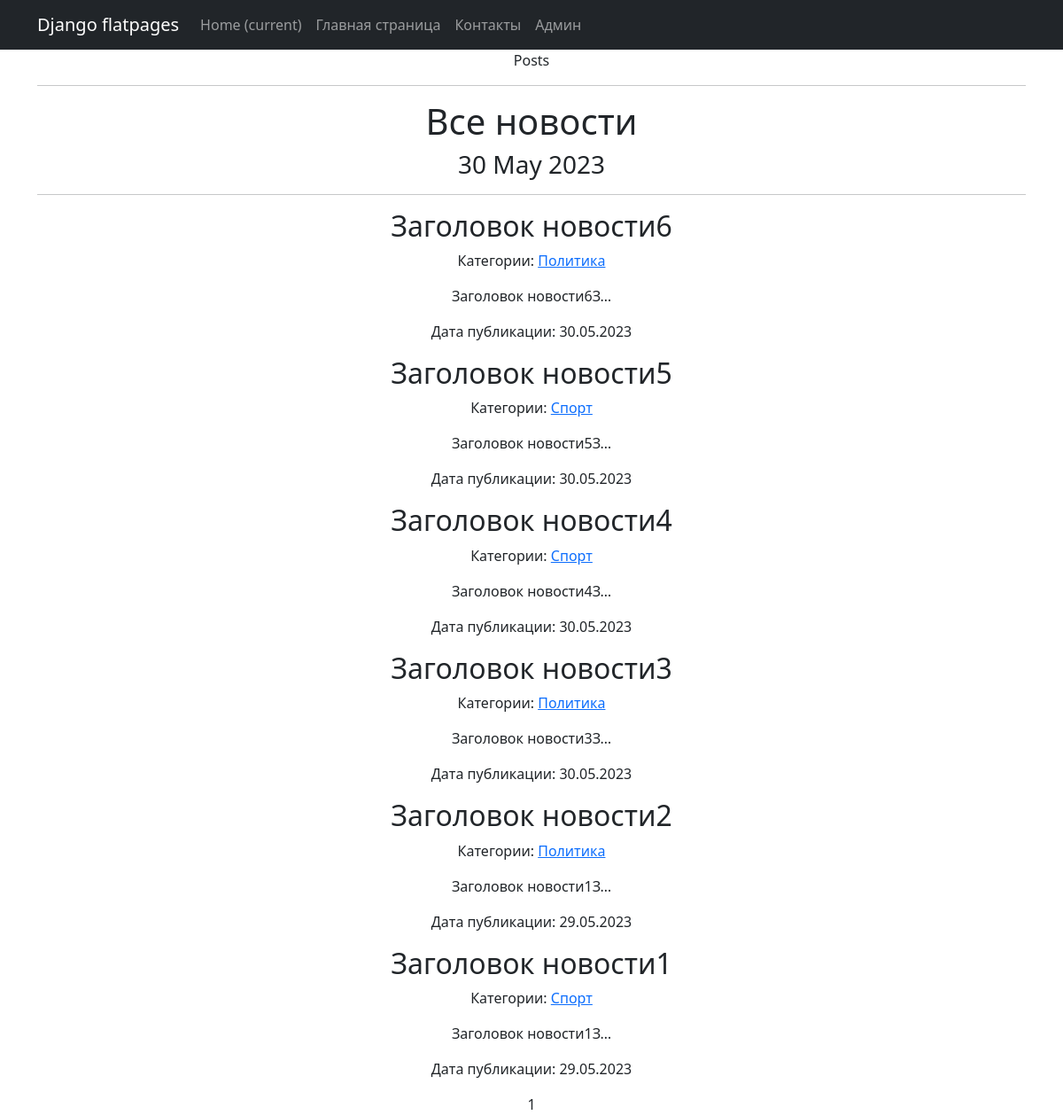
Page /news/ on the committed database.
### simpleapp/models.py (models this page shows, shortened)
class Post(models.Model):
    ARTICLE = 'article'
    NEWS = 'news'
    CATEGORY_CHOICES = (
        (ARTICLE, 'Статья'),
        (NEWS, 'Новость'),
    )
    type_post = models.CharField(max_length=20, choices=CATEGORY_CHOICES)
    pub_date = models.DateTimeField(auto_now_add=True)
    author = models.ForeignKey(Author, on_delete=models.CASCADE)
    name = models.CharField(
        max_length=50,
        unique=True,
    )
    description = models.TextField()
    category = models.ManyToManyField(
        Category,
        through='PostCategory',
        related_name='PostCategory',
    )
    rating = models.FloatField(
        validators=[MinValueValidator(0.0)], default=0.0
    )

class Category(models.Model):
    name = models.CharField(max_length=100, unique=True)
    subscribers = models.ManyToManyField(User, related_name='subscriptions')

### simpleapp/views.py (the view)
# urls.py: path('news/', PostList.as_view(), name='post_list'),
class PostList(ListView):
    model = Post
    ordering = '-pub_date'
    template_name = 'posts.html'
    context_object_name = 'posts'
    paginate_by = 10
    def get_queryset(self):
        queryset = super().get_queryset()
        self.filterset = PostFilter(self.request.GET, queryset)
        return self.filterset.qs
    def get_context_data(self, **kwargs):
        context = super().get_context_data(**kwargs)
        context['time_now'] = datetime.utcnow()
        context['next_sale'] = None
        context['filterset'] = self.filterset
        return context

### simpleapp/templatetags/censor.py (called while the page is built)
def censor(value):
    bad_words = ["капуста"]
    for word in bad_words:
        value = value.replace(word, '*' * len(word))
    return value

### simpleapp/templatetags/custom_tags.py (called while the page is built)
@register.simple_tag()
def current_time(format_string='%b %d %Y'):
   return datetime.utcnow().strftime(format_string)

### templates/posts.html (shortened to what this page needs)
{% extends 'flatpages/default.html' %}
{% block title %}
Posts
{% endblock title %}
{% block content %}
   <h1>Все новости</h1>
    <h3>{% load custom_tags %}</h3>
    <h3>{% load censor %}</h3>
   <h3>{% current_time '%d %b %Y' %}</h3>
   <hr>
   {% if posts %}
       {% for post in posts %}
           <h2>{{ post.name }}</h2>
           <p>Категории:
            {% for category in post.category.all %}
               <a href="{% url 'category_list' category.id %}">{{ category.name }}</a>
            {% endfor %}
           </p>
           <p>{{ post.description|truncatechars:20|censor }}</p>
           <p>Дата публикации: {{ post.pub_date|date:'d.m.Y' }}</p>
       {% endfor %}
   {% else %}
       {% for category in categories %}
           <a href="{% url 'category_list' post.category.id %}">{{ post.category.name }}</a>
       {% endfor %}
       <h2>Новостей нет!</h2>
   {% endif %}
   {{ page_obj.number }}
{% endblock content %}

### rows in the picture
Post: name "Заголовок новости6", description|censor "Заголовок новости6З…", pub_date "30.05.2023"
Category: name "Политика"
Post: name "Заголовок новости5", description|censor "Заголовок новости5З…", pub_date "30.05.2023"
Category: name "Спорт"
Post: name "Заголовок новости4", description|censor "Заголовок новости4З…", pub_date "30.05.2023"
Post: name "Заголовок новости3", description|censor "Заголовок новости3З…", pub_date "30.05.2023"
Post: name "Заголовок новости2", description|censor "Заголовок новости1З…", pub_date "29.05.2023"
Post: name "Заголовок новости1", description|censor "Заголовок новости1З…", pub_date "29.05.2023"

### other values in the picture
{{ page_obj.number }} "1"
